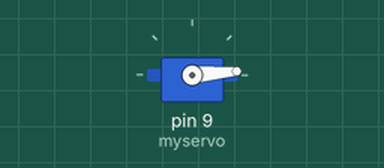
This sketch was run on a simulated Arduino Uno, built with avr-gcc and run on an emulated ATmega328P. Parts: servo.

Above: at 0.05 s.
At 4.0 s:
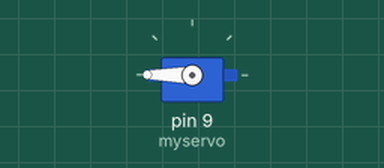
Timing chart, 0 to 5.2 s (numbered marks = the images above):
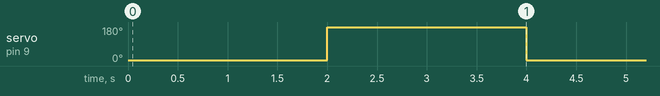

Measured:
- by itself, servo on pin 9 (myservo): alternates 180° for 2.0 s and 5° for 2.0 s

The sketch:

Knob.ino
```cpp
/*
 Controlling a servo position using a potentiometer (variable resistor)
 by Michal Rinott <http://people.interaction-ivrea.it/m.rinott>

 modified on 8 Nov 2013
 by Scott Fitzgerald
 http://www.arduino.cc/en/Tutorial/Knob
*/

#include <Servo.h>

Servo myservo;  // create servo object to control a servo

int potpin = 0;  // analog pin used to connect the potentiometer
int val;    // variable to read the value from the analog pin

void setup() {
  myservo.attach(9);  // attaches the servo on pin 9 to the servo object
}

void loop() {
  myservo.write(5);
  delay(2000);                           // waits for the servo to get there
  myservo.write(180);
  delay(2000);
}
```
